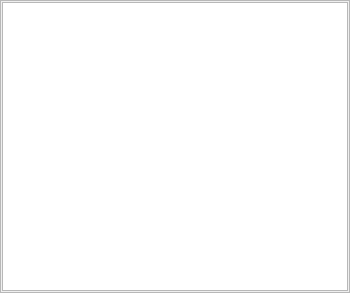
<?xml version="1.0" encoding="UTF-8"?>
<ui version="4.0">
 <class>TasksPopup</class>
 <widget class="QFrame" name="TasksPopup">
  <property name="geometry">
   <rect>
    <x>0</x>
    <y>0</y>
    <width>350</width>
    <height>293</height>
   </rect>
  </property>
  <property name="minimumSize">
   <size>
    <width>350</width>
    <height>0</height>
   </size>
  </property>
  <property name="windowTitle">
   <string>Frame</string>
  </property>
  <property name="frameShape">
   <enum>QFrame::StyledPanel</enum>
  </property>
  <property name="frameShadow">
   <enum>QFrame::Raised</enum>
  </property>
  <layout class="QVBoxLayout" name="verticalLayout">
   <property name="leftMargin">
    <number>1</number>
   </property>
   <property name="topMargin">
    <number>1</number>
   </property>
   <property name="rightMargin">
    <number>1</number>
   </property>
   <property name="bottomMargin">
    <number>1</number>
   </property>
   <item>
    <widget class="QListView" name="tasks">
     <property name="alternatingRowColors">
      <bool>true</bool>
     </property>
     <property name="selectionBehavior">
      <enum>QAbstractItemView::SelectRows</enum>
     </property>
    </widget>
   </item>
  </layout>
  <action name="action_cancel_task">
   <property name="icon">
    <iconset theme="list-remove"/>
   </property>
   <property name="text">
    <string>Cancel</string>
   </property>
   <property name="toolTip">
    <string>Cancel the selected task</string>
   </property>
  </action>
  <action name="action_clear">
   <property name="icon">
    <iconset theme="list-remove"/>
   </property>
   <property name="text">
    <string>Clear</string>
   </property>
   <property name="toolTip">
    <string>Clear the error message</string>
   </property>
  </action>
 </widget>
 <resources/>
 <connections/>
</ui>
